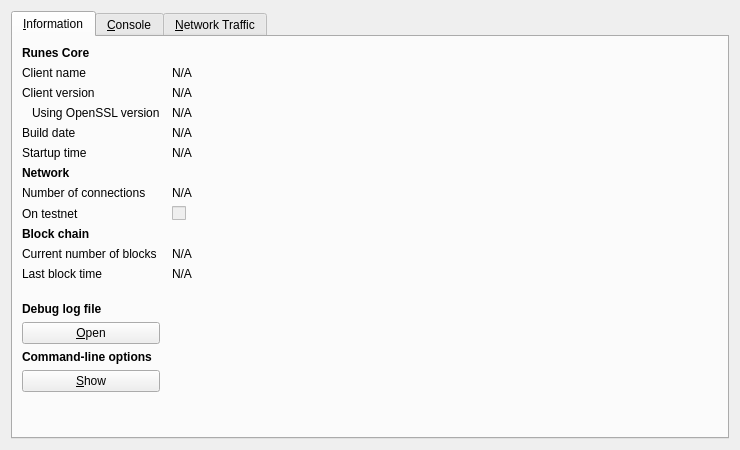
<?xml version="1.0" encoding="UTF-8"?>
<ui version="4.0">
 <class>RPCConsole</class>
 <widget class="QDialog" name="RPCConsole">
  <property name="geometry">
   <rect>
    <x>0</x>
    <y>0</y>
    <width>740</width>
    <height>450</height>
   </rect>
  </property>
  <property name="windowTitle">
   <string>Runes - Debug window</string>
  </property>
  <layout class="QVBoxLayout" name="verticalLayout_2">
   <item>
    <widget class="QTabWidget" name="tabWidget">
     <property name="currentIndex">
      <number>0</number>
     </property>
     <widget class="QWidget" name="tab_info">
      <attribute name="title">
       <string>&amp;Information</string>
      </attribute>
      <layout class="QGridLayout" name="gridLayout" columnstretch="0,1">
       <property name="horizontalSpacing">
        <number>12</number>
       </property>
       <item row="0" column="0">
        <widget class="QLabel" name="label_9">
         <property name="font">
          <font>
           <weight>75</weight>
           <bold>true</bold>
          </font>
         </property>
         <property name="text">
          <string>Runes Core</string>
         </property>
        </widget>
       </item>
       <item row="1" column="0">
        <widget class="QLabel" name="label_5">
         <property name="text">
          <string>Client name</string>
         </property>
        </widget>
       </item>
       <item row="1" column="1">
        <widget class="QLabel" name="clientName">
         <property name="cursor">
          <cursorShape>IBeamCursor</cursorShape>
         </property>
         <property name="text">
          <string>N/A</string>
         </property>
         <property name="textFormat">
          <enum>Qt::PlainText</enum>
         </property>
         <property name="textInteractionFlags">
          <set>Qt::LinksAccessibleByMouse|Qt::TextSelectableByKeyboard|Qt::TextSelectableByMouse</set>
         </property>
        </widget>
       </item>
       <item row="2" column="0">
        <widget class="QLabel" name="label_6">
         <property name="text">
          <string>Client version</string>
         </property>
        </widget>
       </item>
       <item row="2" column="1">
        <widget class="QLabel" name="clientVersion">
         <property name="cursor">
          <cursorShape>IBeamCursor</cursorShape>
         </property>
         <property name="text">
          <string>N/A</string>
         </property>
         <property name="textFormat">
          <enum>Qt::PlainText</enum>
         </property>
         <property name="textInteractionFlags">
          <set>Qt::LinksAccessibleByMouse|Qt::TextSelectableByKeyboard|Qt::TextSelectableByMouse</set>
         </property>
        </widget>
       </item>
       <item row="3" column="0">
        <widget class="QLabel" name="label_14">
         <property name="text">
          <string>Using OpenSSL version</string>
         </property>
         <property name="indent">
          <number>10</number>
         </property>
        </widget>
       </item>
       <item row="3" column="1">
        <widget class="QLabel" name="openSSLVersion">
         <property name="cursor">
          <cursorShape>IBeamCursor</cursorShape>
         </property>
         <property name="text">
          <string>N/A</string>
         </property>
         <property name="textFormat">
          <enum>Qt::PlainText</enum>
         </property>
         <property name="textInteractionFlags">
          <set>Qt::LinksAccessibleByMouse|Qt::TextSelectableByKeyboard|Qt::TextSelectableByMouse</set>
         </property>
        </widget>
       </item>
       <item row="4" column="0">
        <widget class="QLabel" name="label_12">
         <property name="text">
          <string>Build date</string>
         </property>
        </widget>
       </item>
       <item row="4" column="1">
        <widget class="QLabel" name="buildDate">
         <property name="cursor">
          <cursorShape>IBeamCursor</cursorShape>
         </property>
         <property name="text">
          <string>N/A</string>
         </property>
         <property name="textFormat">
          <enum>Qt::PlainText</enum>
         </property>
         <property name="textInteractionFlags">
          <set>Qt::LinksAccessibleByMouse|Qt::TextSelectableByKeyboard|Qt::TextSelectableByMouse</set>
         </property>
        </widget>
       </item>
       <item row="5" column="0">
        <widget class="QLabel" name="label_13">
         <property name="text">
          <string>Startup time</string>
         </property>
        </widget>
       </item>
       <item row="5" column="1">
        <widget class="QLabel" name="startupTime">
         <property name="cursor">
          <cursorShape>IBeamCursor</cursorShape>
         </property>
         <property name="text">
          <string>N/A</string>
         </property>
         <property name="textFormat">
          <enum>Qt::PlainText</enum>
         </property>
         <property name="textInteractionFlags">
          <set>Qt::LinksAccessibleByMouse|Qt::TextSelectableByKeyboard|Qt::TextSelectableByMouse</set>
         </property>
        </widget>
       </item>
       <item row="6" column="0">
        <widget class="QLabel" name="label_11">
         <property name="font">
          <font>
           <weight>75</weight>
           <bold>true</bold>
          </font>
         </property>
         <property name="text">
          <string>Network</string>
         </property>
        </widget>
       </item>
       <item row="7" column="0">
        <widget class="QLabel" name="label_7">
         <property name="text">
          <string>Number of connections</string>
         </property>
        </widget>
       </item>
       <item row="7" column="1">
        <widget class="QLabel" name="numberOfConnections">
         <property name="cursor">
          <cursorShape>IBeamCursor</cursorShape>
         </property>
         <property name="text">
          <string>N/A</string>
         </property>
         <property name="textFormat">
          <enum>Qt::PlainText</enum>
         </property>
         <property name="textInteractionFlags">
          <set>Qt::LinksAccessibleByMouse|Qt::TextSelectableByKeyboard|Qt::TextSelectableByMouse</set>
         </property>
        </widget>
       </item>
       <item row="8" column="0">
        <widget class="QLabel" name="label_8">
         <property name="text">
          <string>On testnet</string>
         </property>
        </widget>
       </item>
       <item row="8" column="1">
        <widget class="QCheckBox" name="isTestNet">
         <property name="enabled">
          <bool>false</bool>
         </property>
         <property name="text">
          <string/>
         </property>
        </widget>
       </item>
       <item row="9" column="0">
        <widget class="QLabel" name="label_10">
         <property name="font">
          <font>
           <weight>75</weight>
           <bold>true</bold>
          </font>
         </property>
         <property name="text">
          <string>Block chain</string>
         </property>
        </widget>
       </item>
       <item row="10" column="0">
        <widget class="QLabel" name="label_3">
         <property name="text">
          <string>Current number of blocks</string>
         </property>
        </widget>
       </item>
       <item row="10" column="1">
        <widget class="QLabel" name="numberOfBlocks">
         <property name="cursor">
          <cursorShape>IBeamCursor</cursorShape>
         </property>
         <property name="text">
          <string>N/A</string>
         </property>
         <property name="textFormat">
          <enum>Qt::PlainText</enum>
         </property>
         <property name="textInteractionFlags">
          <set>Qt::LinksAccessibleByMouse|Qt::TextSelectableByKeyboard|Qt::TextSelectableByMouse</set>
         </property>
        </widget>
       </item>
       <item row="11" column="0">
        <widget class="QLabel" name="label_2">
         <property name="text">
          <string>Last block time</string>
         </property>
        </widget>
       </item>
       <item row="11" column="1">
        <widget class="QLabel" name="lastBlockTime">
         <property name="cursor">
          <cursorShape>IBeamCursor</cursorShape>
         </property>
         <property name="text">
          <string>N/A</string>
         </property>
         <property name="textFormat">
          <enum>Qt::PlainText</enum>
         </property>
         <property name="textInteractionFlags">
          <set>Qt::LinksAccessibleByMouse|Qt::TextSelectableByKeyboard|Qt::TextSelectableByMouse</set>
         </property>
        </widget>
       </item>
       <item row="12" column="0">
        <spacer name="verticalSpacer_2">
         <property name="orientation">
          <enum>Qt::Vertical</enum>
         </property>
         <property name="sizeHint" stdset="0">
          <size>
           <width>20</width>
           <height>20</height>
          </size>
         </property>
        </spacer>
       </item>
       <item row="13" column="0">
        <widget class="QLabel" name="labelDebugLogfile">
         <property name="font">
          <font>
           <weight>75</weight>
           <bold>true</bold>
          </font>
         </property>
         <property name="text">
          <string>Debug log file</string>
         </property>
        </widget>
       </item>
       <item row="14" column="0">
        <widget class="QPushButton" name="openDebugLogfileButton">
         <property name="toolTip">
          <string>Open the Runes debug log file from the current data directory. This can take a few seconds for large log files.</string>
         </property>
         <property name="text">
          <string>&amp;Open</string>
         </property>
         <property name="autoDefault">
          <bool>false</bool>
         </property>
        </widget>
       </item>
       <item row="15" column="0">
        <widget class="QLabel" name="labelCLOptions">
         <property name="font">
          <font>
           <weight>75</weight>
           <bold>true</bold>
          </font>
         </property>
         <property name="text">
          <string>Command-line options</string>
         </property>
        </widget>
       </item>
       <item row="16" column="0">
        <widget class="QPushButton" name="showCLOptionsButton">
         <property name="toolTip">
          <string>Show the Runes-Qt help message to get a list with possible Runes command-line options.</string>
         </property>
         <property name="text">
          <string>&amp;Show</string>
         </property>
         <property name="autoDefault">
          <bool>false</bool>
         </property>
        </widget>
       </item>
       <item row="17" column="0">
        <spacer name="verticalSpacer">
         <property name="orientation">
          <enum>Qt::Vertical</enum>
         </property>
         <property name="sizeHint" stdset="0">
          <size>
           <width>20</width>
           <height>40</height>
          </size>
         </property>
        </spacer>
       </item>
      </layout>
     </widget>
     <widget class="QWidget" name="tab_console">
      <attribute name="title">
       <string>&amp;Console</string>
      </attribute>
      <layout class="QVBoxLayout" name="verticalLayout_3">
       <property name="spacing">
        <number>3</number>
       </property>
       <item>
        <widget class="QTextEdit" name="messagesWidget">
         <property name="minimumSize">
          <size>
           <width>0</width>
           <height>100</height>
          </size>
         </property>
         <property name="readOnly">
          <bool>true</bool>
         </property>
         <property name="tabKeyNavigation" stdset="0">
          <bool>false</bool>
         </property>
         <property name="columnCount" stdset="0">
          <number>2</number>
         </property>
        </widget>
       </item>
       <item>
        <layout class="QHBoxLayout" name="horizontalLayout">
         <property name="spacing">
          <number>3</number>
         </property>
         <item>
          <widget class="QLabel" name="label">
           <property name="text">
            <string notr="true">&gt;</string>
           </property>
          </widget>
         </item>
         <item>
          <widget class="QLineEdit" name="lineEdit"/>
         </item>
         <item>
          <widget class="QPushButton" name="clearButton">
           <property name="maximumSize">
            <size>
             <width>24</width>
             <height>24</height>
            </size>
           </property>
           <property name="toolTip">
            <string>Clear console</string>
           </property>
           <property name="text">
            <string/>
           </property>
           <property name="icon">
            <iconset resource="../bitcoin.qrc">
             <normaloff>:/icons/remove</normaloff>:/icons/remove</iconset>
           </property>
           <property name="shortcut">
            <string notr="true">Ctrl+L</string>
           </property>
           <property name="autoDefault">
            <bool>false</bool>
           </property>
          </widget>
         </item>
        </layout>
       </item>
      </layout>
     </widget>
     <widget class="QWidget" name="tab">
      <attribute name="title">
       <string>&amp;Network Traffic</string>
      </attribute>
      <layout class="QHBoxLayout" name="horizontalLayout_3">
       <item>
        <layout class="QVBoxLayout" name="verticalLayout_4">
         <item>
          <widget class="TrafficGraphWidget" name="trafficGraph" native="true">
           <property name="sizePolicy">
            <sizepolicy hsizetype="Expanding" vsizetype="Expanding">
             <horstretch>0</horstretch>
             <verstretch>0</verstretch>
            </sizepolicy>
           </property>
          </widget>
         </item>
         <item>
          <layout class="QHBoxLayout" name="horizontalLayout_2">
           <item>
            <widget class="QSlider" name="sldGraphRange">
             <property name="minimum">
              <number>1</number>
             </property>
             <property name="maximum">
              <number>288</number>
             </property>
             <property name="pageStep">
              <number>12</number>
             </property>
             <property name="value">
              <number>6</number>
             </property>
             <property name="orientation">
              <enum>Qt::Horizontal</enum>
             </property>
            </widget>
           </item>
           <item>
            <widget class="QLabel" name="lblGraphRange">
             <property name="minimumSize">
              <size>
               <width>100</width>
               <height>0</height>
              </size>
             </property>
             <property name="alignment">
              <set>Qt::AlignCenter</set>
             </property>
            </widget>
           </item>
           <item>
            <widget class="QPushButton" name="btnClearTrafficGraph">
             <property name="text">
              <string>&amp;Clear</string>
             </property>
            </widget>
           </item>
          </layout>
         </item>
        </layout>
       </item>
       <item>
        <layout class="QVBoxLayout" name="verticalLayout">
         <item>
          <widget class="QGroupBox" name="groupBox">
           <property name="title">
            <string>Totals</string>
           </property>
           <layout class="QVBoxLayout" name="verticalLayout_5">
            <item>
             <layout class="QHBoxLayout" name="horizontalLayout_4">
              <item>
               <widget class="Line" name="line">
                <property name="sizePolicy">
                 <sizepolicy hsizetype="Fixed" vsizetype="Fixed">
                  <horstretch>0</horstretch>
                  <verstretch>0</verstretch>
                 </sizepolicy>
                </property>
                <property name="minimumSize">
                 <size>
                  <width>10</width>
                  <height>0</height>
                 </size>
                </property>
                <property name="palette">
                 <palette>
                  <active>
                   <colorrole role="Light">
                    <brush brushstyle="SolidPattern">
                     <color alpha="255">
                      <red>0</red>
                      <green>255</green>
                      <blue>0</blue>
                     </color>
                    </brush>
                   </colorrole>
                  </active>
                  <inactive>
                   <colorrole role="Light">
                    <brush brushstyle="SolidPattern">
                     <color alpha="255">
                      <red>0</red>
                      <green>255</green>
                      <blue>0</blue>
                     </color>
                    </brush>
                   </colorrole>
                  </inactive>
                  <disabled>
                   <colorrole role="Light">
                    <brush brushstyle="SolidPattern">
                     <color alpha="255">
                      <red>0</red>
                      <green>255</green>
                      <blue>0</blue>
                     </color>
                    </brush>
                   </colorrole>
                  </disabled>
                 </palette>
                </property>
                <property name="orientation">
                 <enum>Qt::Horizontal</enum>
                </property>
               </widget>
              </item>
              <item>
               <widget class="QLabel" name="label_16">
                <property name="text">
                 <string>In:</string>
                </property>
               </widget>
              </item>
              <item>
               <widget class="QLabel" name="lblBytesIn">
                <property name="minimumSize">
                 <size>
                  <width>50</width>
                  <height>0</height>
                 </size>
                </property>
                <property name="alignment">
                 <set>Qt::AlignRight|Qt::AlignTrailing|Qt::AlignVCenter</set>
                </property>
               </widget>
              </item>
             </layout>
            </item>
            <item>
             <layout class="QHBoxLayout" name="horizontalLayout_5">
              <item>
               <widget class="Line" name="line_2">
                <property name="sizePolicy">
                 <sizepolicy hsizetype="Fixed" vsizetype="Fixed">
                  <horstretch>0</horstretch>
                  <verstretch>0</verstretch>
                 </sizepolicy>
                </property>
                <property name="minimumSize">
                 <size>
                  <width>10</width>
                  <height>0</height>
                 </size>
                </property>
                <property name="palette">
                 <palette>
                  <active>
                   <colorrole role="Light">
                    <brush brushstyle="SolidPattern">
                     <color alpha="255">
                      <red>255</red>
                      <green>0</green>
                      <blue>0</blue>
                     </color>
                    </brush>
                   </colorrole>
                  </active>
                  <inactive>
                   <colorrole role="Light">
                    <brush brushstyle="SolidPattern">
                     <color alpha="255">
                      <red>255</red>
                      <green>0</green>
                      <blue>0</blue>
                     </color>
                    </brush>
                   </colorrole>
                  </inactive>
                  <disabled>
                   <colorrole role="Light">
                    <brush brushstyle="SolidPattern">
                     <color alpha="255">
                      <red>255</red>
                      <green>0</green>
                      <blue>0</blue>
                     </color>
                    </brush>
                   </colorrole>
                  </disabled>
                 </palette>
                </property>
                <property name="orientation">
                 <enum>Qt::Horizontal</enum>
                </property>
               </widget>
              </item>
              <item>
               <widget class="QLabel" name="label_17">
                <property name="text">
                 <string>Out:</string>
                </property>
               </widget>
              </item>
              <item>
               <widget class="QLabel" name="lblBytesOut">
                <property name="minimumSize">
                 <size>
                  <width>50</width>
                  <height>0</height>
                 </size>
                </property>
                <property name="alignment">
                 <set>Qt::AlignRight|Qt::AlignTrailing|Qt::AlignVCenter</set>
                </property>
               </widget>
              </item>
             </layout>
            </item>
            <item>
             <spacer name="verticalSpacer_4">
              <property name="orientation">
               <enum>Qt::Vertical</enum>
              </property>
              <property name="sizeHint" stdset="0">
               <size>
                <width>20</width>
                <height>407</height>
               </size>
              </property>
             </spacer>
            </item>
           </layout>
          </widget>
         </item>
        </layout>
       </item>
      </layout>
     </widget>
    </widget>
   </item>
  </layout>
 </widget>
 <customwidgets>
  <customwidget>
   <class>TrafficGraphWidget</class>
   <extends>QWidget</extends>
   <header>trafficgraphwidget.h</header>
   <container>1</container>
   <slots>
    <slot>clear()</slot>
   </slots>
  </customwidget>
 </customwidgets>
 <resources>
  <include location="../bitcoin.qrc"/>
 </resources>
 <connections/>
</ui>
